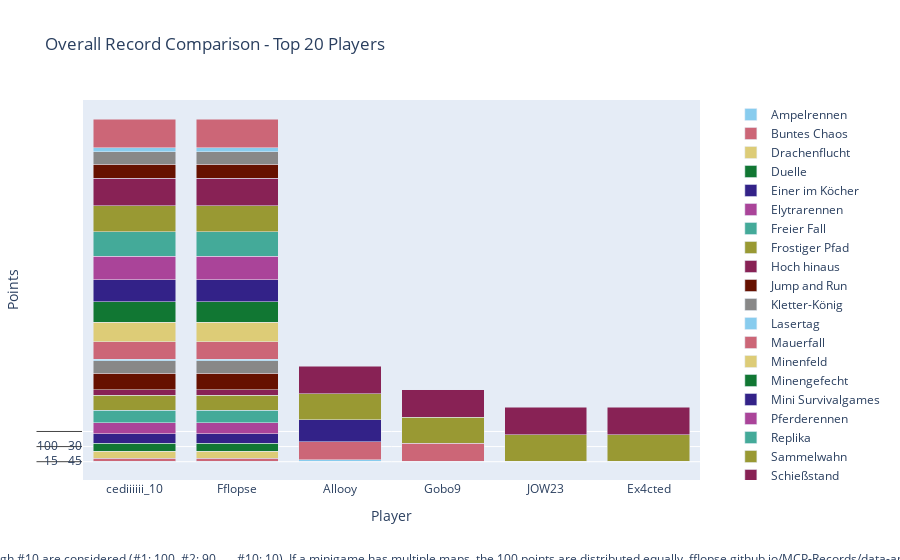

Notebook cell for this chart:
### Code cell
import plotly.graph_objects as go

# Sum all columns to get the total score
outDf['Total'] = outDf.sum(axis=1)

# Sort by total score and fill N/A values with 0
outDf = outDf.sort_values(by='Total', ascending=False).fillna(0)

# Crop to top 10 players
cropDf = outDf.head(20).copy()

# Drop the 'Total' column for plotting
cropDf = cropDf.drop(columns=['Total'])

# Create a color palette
color_palette = px.colors.qualitative.Safe

# Create the stacked bar plot
fig = go.Figure()

for column in cropDf.columns.difference(['Player']):
    fig.add_trace(go.Bar(
        x=cropDf.index,
        y=cropDf[column],
        name=column,
        marker_color=color_palette[len(fig.data) % len(color_palette)]
    ))

# Update layout
fig.update_layout(
    barmode='stack',
    title='Overall Record Comparison - Top 20 Players',
    xaxis=dict(title='Player'),
    yaxis=dict(title='Points'),
    #height=800,
    #width=1000,
    legend=dict(
        x=1.05,
        y=0.5,
        traceorder='normal',
        font=dict(size=12),
        bgcolor='rgba(255, 255, 255, 0)',
        bordercolor='rgba(0, 0, 0, 0)'
    ),
    margin=dict(r=200),  # Adjust right margin to make room for the legend
    annotations=[
        dict(
            x=0.5,
            y=-0.235,
            xref='paper',
            yref='paper',
            text='Max 100 points per minigame. Records #1 through #10 are considered (#1: 100, #2: 90, ..., #10: 10). If a minigame has multiple maps, the 100 points are distributed equally. fflopse.github.io/MCP-Records/data-analysis/global-ranking.ipynb',
            showarrow=False,
            font=dict(size=12),
            xanchor='center'
        )
    ]
)

fig.show()

# save the plot as an html file

fig.write_html('out/overall_record_comparison.html')

### Figure 1 — Plotly figure (JSON) as saved in the notebook; plotly's stock layout.template omitted (floating-point values rounded to 4 significant figures)
{"data": [{"marker": {"color": "rgb(136, 204, 238)"}, "name": "Ampelrennen", "type": "bar", "x": ["cediiiiii_10", "Fflopse", "Allooy", "Gobo9", "JOW23", "Ex4cted", "HerrDante", "ReichesBrot", "_n3d", "Pedrozockt", "Muniix", "chrisihalt", "Freeeedom", "Squashgitter333", "Ninivee", "TAMISH009", "Teesily", "yzvm", "2wc", "lizsyy"], "y": [[15, 15], [45, 45], [0, 0], [50, 50], [10, 10], [45, 45], [25, 25], [0, 0], [20, 20], [70, 70], [0, 0], [0, 0], [0, 0], [0, 0], [0, 0], [0, 0], [0, 0], [0, 0], [0, 0], [0, 0]]}, {"marker": {"color": "rgb(204, 102, 119)"}, "name": "Buntes Chaos", "type": "bar", "x": ["cediiiiii_10", "Fflopse", "Allooy", "Gobo9", "JOW23", "Ex4cted", "HerrDante", "ReichesBrot", "_n3d", "Pedrozockt", "Muniix", "chrisihalt", "Freeeedom", "Squashgitter333", "Ninivee", "TAMISH009", "Teesily", "yzvm", "2wc", "lizsyy"], "y": [[50, 50], [100, 100], [100, 100], [50, 50], [0, 0], [50, 50], [50, 50], [100, 100], [100, 100], [100, 100], [100, 100], [0, 0], [50, 50], [0, 0], [100, 100], [0, 0], [100, 100], [0, 0], [0, 0], [100, 100]]}, {"marker": {"color": "rgb(221, 204, 119)"}, "name": "Drachenflucht", "type": "bar", "x": ["cediiiiii_10", "Fflopse", "Allooy", "Gobo9", "JOW23", "Ex4cted", "HerrDante", "ReichesBrot", "_n3d", "Pedrozockt", "Muniix", "chrisihalt", "Freeeedom", "Squashgitter333", "Ninivee", "TAMISH009", "Teesily", "yzvm", "2wc", "lizsyy"], "y": [[53.33, 53.33], [0, 0], [83.33, 83.33], [0, 0], [0, 0], [0, 0], [0, 0], [0, 0], [16.67, 16.67], [0, 0], [0, 0], [0, 0], [6.667, 6.667], [13.33, 13.33], [33.33, 33.33], [0, 0], [23.33, 23.33], [10, 10], [0, 0], [0, 0]]}, {"marker": {"color": "rgb(17, 119, 51)"}, "name": "Duelle", "type": "bar", "x": ["cediiiiii_10", "Fflopse", "Allooy", "Gobo9", "JOW23", "Ex4cted", "HerrDante", "ReichesBrot", "_n3d", "Pedrozockt", "Muniix", "chrisihalt", "Freeeedom", "Squashgitter333", "Ninivee", "TAMISH009", "Teesily", "yzvm", "2wc", "lizsyy"], "y": [[70, 70], [0, 0], [0, 0], [0, 0], [20, 20], [0, 0], [0, 0], [0, 0], [0, 0], [0, 0], [0, 0], [70, 70], [0, 0], [0, 0], [0, 0], [0, 0], [0, 0], [70, 70], [70, 70], [0, 0]]}, {"marker": {"color": "rgb(51, 34, 136)"}, "name": "Einer im Köcher", "type": "bar", "x": ["cediiiiii_10", "Fflopse", "Allooy", "Gobo9", "JOW23", "Ex4cted", "HerrDante", "ReichesBrot", "_n3d", "Pedrozockt", "Muniix", "chrisihalt", "Freeeedom", "Squashgitter333", "Ninivee", "TAMISH009", "Teesily", "yzvm", "2wc", "lizsyy"], "y": [[18.33, 18.33], [40, 40], [41.67, 41.67], [3.333, 3.333], [5, 5], [0, 0], [38.33, 38.33], [3.333, 3.333], [5, 5], [0, 0], [8.333, 8.333], [0, 0], [16.67, 16.67], [0, 0], [0, 0], [0, 0], [10, 10], [0, 0], [0, 0], [0, 0]]}, {"marker": {"color": "rgb(170, 68, 153)"}, "name": "Elytrarennen", "type": "bar", "x": ["cediiiiii_10", "Fflopse", "Allooy", "Gobo9", "JOW23", "Ex4cted", "HerrDante", "ReichesBrot", "_n3d", "Pedrozockt", "Muniix", "chrisihalt", "Freeeedom", "Squashgitter333", "Ninivee", "TAMISH009", "Teesily", "yzvm", "2wc", "lizsyy"], "y": [[76.67, 76.67], [40, 40], [83.33, 83.33], [0, 0], [0, 0], [0, 0], [0, 0], [56.67, 56.67], [6.667, 6.667], [0, 0], [0, 0], [26.67, 26.67], [16.67, 16.67], [70, 70], [0, 0], [60, 60], [23.33, 23.33], [0, 0], [10, 10], [0, 0]]}, {"marker": {"color": "rgb(68, 170, 153)"}, "name": "Freier Fall", "type": "bar", "x": ["cediiiiii_10", "Fflopse", "Allooy", "Gobo9", "JOW23", "Ex4cted", "HerrDante", "ReichesBrot", "_n3d", "Pedrozockt", "Muniix", "chrisihalt", "Freeeedom", "Squashgitter333", "Ninivee", "TAMISH009", "Teesily", "yzvm", "2wc", "lizsyy"], "y": [[0, 0], [0, 0], [0, 0], [0, 0], [0, 0], [0, 0], [0, 0], [0, 0], [0, 0], [0, 0], [0, 0], [0, 0], [0, 0], [0, 0], [0, 0], [0, 0], [0, 0], [0, 0], [0, 0], [0, 0]]}, {"marker": {"color": "rgb(153, 153, 51)"}, "name": "Frostiger Pfad", "type": "bar", "x": ["cediiiiii_10", "Fflopse", "Allooy", "Gobo9", "JOW23", "Ex4cted", "HerrDante", "ReichesBrot", "_n3d", "Pedrozockt", "Muniix", "chrisihalt", "Freeeedom", "Squashgitter333", "Ninivee", "TAMISH009", "Teesily", "yzvm", "2wc", "lizsyy"], "y": [[100, 100], [30, 30], [90, 90], [80, 80], [0, 0], [0, 0], [0, 0], [70, 70], [0, 0], [0, 0], [0, 0], [0, 0], [60, 60], [0, 0], [0, 0], [0, 0], [0, 0], [0, 0], [0, 0], [0, 0]]}, {"marker": {"color": "rgb(136, 34, 85)"}, "name": "Hoch hinaus", "type": "bar", "x": ["cediiiiii_10", "Fflopse", "Allooy", "Gobo9", "JOW23", "Ex4cted", "HerrDante", "ReichesBrot", "_n3d", "Pedrozockt", "Muniix", "chrisihalt", "Freeeedom", "Squashgitter333", "Ninivee", "TAMISH009", "Teesily", "yzvm", "2wc", "lizsyy"], "y": [[50, 50], [60, 60], [80, 80], [20, 20], [0, 0], [0, 0], [0, 0], [0, 0], [40, 40], [70, 70], [0, 0], [0, 0], [0, 0], [0, 0], [90, 90], [0, 0], [40, 40], [0, 0], [0, 0], [0, 0]]}, {"marker": {"color": "rgb(102, 17, 0)"}, "name": "Jump and Run", "type": "bar", "x": ["cediiiiii_10", "Fflopse", "Allooy", "Gobo9", "JOW23", "Ex4cted", "HerrDante", "ReichesBrot", "_n3d", "Pedrozockt", "Muniix", "chrisihalt", "Freeeedom", "Squashgitter333", "Ninivee", "TAMISH009", "Teesily", "yzvm", "2wc", "lizsyy"], "y": [[33.33, 33.33], [50, 50], [76.67, 76.67], [86.67, 86.67], [10, 10], [0, 0], [6.667, 6.667], [86.67, 86.67], [0, 0], [16.67, 16.67], [0, 0], [26.67, 26.67], [0, 0], [0, 0], [0, 0], [20, 20], [0, 0], [0, 0], [16.67, 16.67], [0, 0]]}, {"marker": {"color": "rgb(136, 136, 136)"}, "name": "Kletter-König", "type": "bar", "x": ["cediiiiii_10", "Fflopse", "Allooy", "Gobo9", "JOW23", "Ex4cted", "HerrDante", "ReichesBrot", "_n3d", "Pedrozockt", "Muniix", "chrisihalt", "Freeeedom", "Squashgitter333", "Ninivee", "TAMISH009", "Teesily", "yzvm", "2wc", "lizsyy"], "y": [[0, 0], [0, 0], [0, 0], [0, 0], [0, 0], [0, 0], [0, 0], [0, 0], [0, 0], [0, 0], [0, 0], [0, 0], [0, 0], [0, 0], [0, 0], [0, 0], [0, 0], [0, 0], [0, 0], [0, 0]]}, {"marker": {"color": "rgb(136, 204, 238)"}, "name": "Lasertag", "type": "bar", "x": ["cediiiiii_10", "Fflopse", "Allooy", "Gobo9", "JOW23", "Ex4cted", "HerrDante", "ReichesBrot", "_n3d", "Pedrozockt", "Muniix", "chrisihalt", "Freeeedom", "Squashgitter333", "Ninivee", "TAMISH009", "Teesily", "yzvm", "2wc", "lizsyy"], "y": [[15, 15, 15], [62.5, 62.5, 62.5], [0, 0, 0], [15, 15, 15], [30, 30, 30], [22.5, 22.5, 22.5], [62.5, 62.5, 62.5], [7.5, 7.5, 7.5], [0, 0, 0], [20, 20, 20], [7.5, 7.5, 7.5], [0, 0, 0], [0, 0, 0], [0, 0, 0], [0, 0, 0], [0, 0, 0], [0, 0, 0], [0, 0, 0], [17.5, 17.5, 17.5], [0, 0, 0]]}, {"marker": {"color": "rgb(204, 102, 119)"}, "name": "Mauerfall", "type": "bar", "x": ["cediiiiii_10", "Fflopse", "Allooy", "Gobo9", "JOW23", "Ex4cted", "HerrDante", "ReichesBrot", "_n3d", "Pedrozockt", "Muniix", "chrisihalt", "Freeeedom", "Squashgitter333", "Ninivee", "TAMISH009", "Teesily", "yzvm", "2wc", "lizsyy"], "y": [[37.14, 37.14, 37.14, 37.14], [14.29, 14.29, 14.29, 14.29], [0, 0, 0, 0], [17.14, 17.14, 17.14, 17.14], [12.86, 12.86, 12.86, 12.86], [0, 0, 0, 0], [0, 0, 0, 0], [0, 0, 0, 0], [14.29, 14.29, 14.29, 14.29], [20, 20, 20, 20], [24.29, 24.29, 24.29, 24.29], [0, 0, 0, 0], [0, 0, 0, 0], [0, 0, 0, 0], [10, 10, 10, 10], [0, 0, 0, 0], [0, 0, 0, 0], [14.29, 14.29, 14.29, 14.29], [4.286, 4.286, 4.286, 4.286], [0, 0, 0, 0]]}, {"marker": {"color": "rgb(221, 204, 119)"}, "name": "Minenfeld", "type": "bar", "x": ["cediiiiii_10", "Fflopse", "Allooy", "Gobo9", "JOW23", "Ex4cted", "HerrDante", "ReichesBrot", "_n3d", "Pedrozockt", "Muniix", "chrisihalt", "Freeeedom", "Squashgitter333", "Ninivee", "TAMISH009", "Teesily", "yzvm", "2wc", "lizsyy"], "y": [[10, 10], [33.33, 33.33], [13.33, 13.33], [0, 0], [0, 0], [10, 10], [46.67, 46.67], [16.67, 16.67], [20, 20], [0, 0], [0, 0], [33.33, 33.33], [23.33, 23.33], [0, 0], [10, 10], [0, 0], [0, 0], [0, 0], [0, 0], [0, 0]]}, {"marker": {"color": "rgb(17, 119, 51)"}, "name": "Minengefecht", "type": "bar", "x": ["cediiiiii_10", "Fflopse", "Allooy", "Gobo9", "JOW23", "Ex4cted", "HerrDante", "ReichesBrot", "_n3d", "Pedrozockt", "Muniix", "chrisihalt", "Freeeedom", "Squashgitter333", "Ninivee", "TAMISH009", "Teesily", "yzvm", "2wc", "lizsyy"], "y": [[35, 35], [3.75, 3.75], [22.5, 22.5], [23.75, 23.75], [26.25, 26.25], [0, 0], [3.75, 3.75], [3.75, 3.75], [13.75, 13.75], [0, 0], [10, 10], [22.5, 22.5], [0, 0], [0, 0], [0, 0], [0, 0], [0, 0], [13.75, 13.75], [10, 10], [0, 0]]}, {"marker": {"color": "rgb(51, 34, 136)"}, "name": "Mini Survivalgames", "type": "bar", "x": ["cediiiiii_10", "Fflopse", "Allooy", "Gobo9", "JOW23", "Ex4cted", "HerrDante", "ReichesBrot", "_n3d", "Pedrozockt", "Muniix", "chrisihalt", "Freeeedom", "Squashgitter333", "Ninivee", "TAMISH009", "Teesily", "yzvm", "2wc", "lizsyy"], "y": [[30, 30, 30], [0, 0, 0], [34, 34, 34], [12, 12, 12], [4, 4, 4], [0, 0, 0], [14, 14, 14], [20, 20, 20], [14, 14, 14], [0, 0, 0], [48, 48, 48], [14, 14, 14], [12, 12, 12], [0, 0, 0], [4, 4, 4], [0, 0, 0], [0, 0, 0], [0, 0, 0], [16, 16, 16], [0, 0, 0]]}, {"marker": {"color": "rgb(170, 68, 153)"}, "name": "Pferderennen", "type": "bar", "x": ["cediiiiii_10", "Fflopse", "Allooy", "Gobo9", "JOW23", "Ex4cted", "HerrDante", "ReichesBrot", "_n3d", "Pedrozockt", "Muniix", "chrisihalt", "Freeeedom", "Squashgitter333", "Ninivee", "TAMISH009", "Teesily", "yzvm", "2wc", "lizsyy"], "y": [[75, 75], [66.67, 66.67], [45, 45], [36.67, 36.67], [3.333, 3.333], [0, 0], [3.333, 3.333], [41.67, 41.67], [6.667, 6.667], [20, 20], [8.333, 8.333], [11.67, 11.67], [0, 0], [26.67, 26.67], [0, 0], [31.67, 31.67], [0, 0], [13.33, 13.33], [8.333, 8.333], [3.333, 3.333]]}, {"marker": {"color": "rgb(68, 170, 153)"}, "name": "Replika", "type": "bar", "x": ["cediiiiii_10", "Fflopse", "Allooy", "Gobo9", "JOW23", "Ex4cted", "HerrDante", "ReichesBrot", "_n3d", "Pedrozockt", "Muniix", "chrisihalt", "Freeeedom", "Squashgitter333", "Ninivee", "TAMISH009", "Teesily", "yzvm", "2wc", "lizsyy"], "y": [[80, 80], [36.41, 36.41], [84.17, 84.17], [78.16, 78.16], [2.524, 2.524], [26.5, 26.5], [3.204, 3.204], [7.767, 7.767], [5.728, 5.728], [32.82, 32.82], [7.767, 7.767], [3.204, 3.204], [2.621, 2.621], [9.903, 9.903], [0, 0], [0.4854, 0.4854], [25.15, 25.15], [0, 0], [0.5825, 0.5825], [5.631, 5.631]]}, {"marker": {"color": "rgb(153, 153, 51)"}, "name": "Sammelwahn", "type": "bar", "x": ["cediiiiii_10", "Fflopse", "Allooy", "Gobo9", "JOW23", "Ex4cted", "HerrDante", "ReichesBrot", "_n3d", "Pedrozockt", "Muniix", "chrisihalt", "Freeeedom", "Squashgitter333", "Ninivee", "TAMISH009", "Teesily", "yzvm", "2wc", "lizsyy"], "y": [[36.9, 36.9, 36.9, 36.9, 36.9, 36.9], [17.14, 17.14, 17.14, 17.14, 17.14, 17.14], [13.81, 13.81, 13.81, 13.81, 13.81, 13.81], [28.1, 28.1, 28.1, 28.1, 28.1, 28.1], [0.9524, 0.9524, 0.9524, 0.9524, 0.9524, 0.9524], [14.29, 14.29, 14.29, 14.29, 14.29, 14.29], [5.238, 5.238, 5.238, 5.238, 5.238, 5.238], [2.381, 2.381, 2.381, 2.381, 2.381, 2.381], [10, 10, 10, 10, 10, 10], [7.857, 7.857, 7.857, 7.857, 7.857, 7.857], [7.381, 7.381, 7.381, 7.381, 7.381, 7.381], [8.095, 8.095, 8.095, 8.095, 8.095, 8.095], [10.48, 10.48, 10.48, 10.48, 10.48, 10.48], [1.19, 1.19, 1.19, 1.19, 1.19, 1.19], [2.857, 2.857, 2.857, 2.857, 2.857, 2.857], [2.143, 2.143, 2.143, 2.143, 2.143, 2.143], [5.952, 5.952, 5.952, 5.952, 5.952, 5.952], [2.143, 2.143, 2.143, 2.143, 2.143, 2.143], [0, 0, 0, 0, 0, 0], [3.333, 3.333, 3.333, 3.333, 3.333, 3.333]]}, {"marker": {"color": "rgb(136, 34, 85)"}, "name": "Schießstand", "type": "bar", "x": ["cediiiiii_10", "Fflopse", "Allooy", "Gobo9", "JOW23", "Ex4cted", "HerrDante", "ReichesBrot", "_n3d", "Pedrozockt", "Muniix", "chrisihalt", "Freeeedom", "Squashgitter333", "Ninivee", "TAMISH009", "Teesily", "yzvm", "2wc", "lizsyy"], "y": [[56.67, 56.67, 56.67, 56.67, 56.67, 56.67], [86.67, 86.67, 86.67, 86.67, 86.67, 86.67], [23.33, 23.33, 23.33, 23.33, 23.33, 23.33], [33.33, 33.33, 33.33, 33.33, 33.33, 33.33], [70, 70, 70, 70, 70, 70], [73.33, 73.33, 73.33, 73.33, 73.33, 73.33], [46.67, 46.67, 46.67, 46.67, 46.67, 46.67], [0, 0, 0, 0, 0, 0], [13.33, 13.33, 13.33, 13.33, 13.33, 13.33], [0, 0, 0, 0, 0, 0], [0, 0, 0, 0, 0, 0], [0, 0, 0, 0, 0, 0], [0, 0, 0, 0, 0, 0], [40, 40, 40, 40, 40, 40], [0, 0, 0, 0, 0, 0], [23.33, 23.33, 23.33, 23.33, 23.33, 23.33], [0, 0, 0, 0, 0, 0], [0, 0, 0, 0, 0, 0], [0, 0, 0, 0, 0, 0], [20, 20, 20, 20, 20, 20]]}, {"marker": {"color": "rgb(102, 17, 0)"}, "name": "Spleef", "type": "bar", "x": ["cediiiiii_10", "Fflopse", "Allooy", "Gobo9", "JOW23", "Ex4cted", "HerrDante", "ReichesBrot", "_n3d", "Pedrozockt", "Muniix", "chrisihalt", "Freeeedom", "Squashgitter333", "Ninivee", "TAMISH009", "Teesily", "yzvm", "2wc", "lizsyy"], "y": [[0, 0], [90, 90], [100, 100], [0, 0], [50, 50], [0, 0], [0, 0], [0, 0], [90, 90], [0, 0], [50, 50], [90, 90], [90, 90], [0, 0], [0, 0], [20, 20], [0, 0], [0, 0], [30, 30], [0, 0]]}, {"marker": {"color": "rgb(136, 136, 136)"}, "name": "Todeswürfel", "type": "bar", "x": ["cediiiiii_10", "Fflopse", "Allooy", "Gobo9", "JOW23", "Ex4cted", "HerrDante", "ReichesBrot", "_n3d", "Pedrozockt", "Muniix", "chrisihalt", "Freeeedom", "Squashgitter333", "Ninivee", "TAMISH009", "Teesily", "yzvm", "2wc", "lizsyy"], "y": [[0, 0], [0, 0], [0, 0], [0, 0], [0, 0], [0, 0], [0, 0], [0, 0], [0, 0], [0, 0], [0, 0], [0, 0], [0, 0], [0, 0], [0, 0], [0, 0], [0, 0], [0, 0], [0, 0], [0, 0]]}, {"marker": {"color": "rgb(136, 204, 238)"}, "name": "Waffenfolge", "type": "bar", "x": ["cediiiiii_10", "Fflopse", "Allooy", "Gobo9", "JOW23", "Ex4cted", "HerrDante", "ReichesBrot", "_n3d", "Pedrozockt", "Muniix", "chrisihalt", "Freeeedom", "Squashgitter333", "Ninivee", "TAMISH009", "Teesily", "yzvm", "2wc", "lizsyy"], "y": [[50, 50], [0, 0], [0, 0], [0, 0], [100, 100], [0, 0], [0, 0], [30, 30], [0, 0], [40, 40], [90, 90], [0, 0], [0, 0], [0, 0], [0, 0], [0, 0], [0, 0], [80, 80], [0, 0], [0, 0]]}, {"marker": {"color": "rgb(204, 102, 119)"}, "name": "Wettrennen", "type": "bar", "x": ["cediiiiii_10", "Fflopse", "Allooy", "Gobo9", "JOW23", "Ex4cted", "HerrDante", "ReichesBrot", "_n3d", "Pedrozockt", "Muniix", "chrisihalt", "Freeeedom", "Squashgitter333", "Ninivee", "TAMISH009", "Teesily", "yzvm", "2wc", "lizsyy"], "y": [[60, 60], [64, 64], [68, 68], [38, 38], [0, 0], [0, 0], [0, 0], [36, 36], [10, 10], [0, 0], [0, 0], [30, 30], [8, 8], [6, 6], [0, 0], [34, 34], [0, 0], [0, 0], [0, 0], [0, 0]]}], "layout": {"annotations": [{"font": {"size": 12}, "showarrow": false, "text": "Max 100 points per minigame. Records #1 through #10 are considered (#1: 100, #2: 90, ..., #10: 10). If a minigame has multiple maps, the 100 points are distributed equally. fflopse.github.io/MCP-Records/data-analysis/global-ranking.ipynb", "x": 0.5, "xanchor": "center", "xref": "paper", "y": -0.235, "yref": "paper"}], "barmode": "stack", "legend": {"bgcolor": "rgba(255, 255, 255, 0)", "bordercolor": "rgba(0, 0, 0, 0)", "font": {"size": 12}, "traceorder": "normal", "x": 1.05, "y": 0.5}, "margin": {"r": 200}, "title": {"text": "Overall Record Comparison - Top 20 Players"}, "xaxis": {"title": {"text": "Player"}}, "yaxis": {"title": {"text": "Points"}}}}
